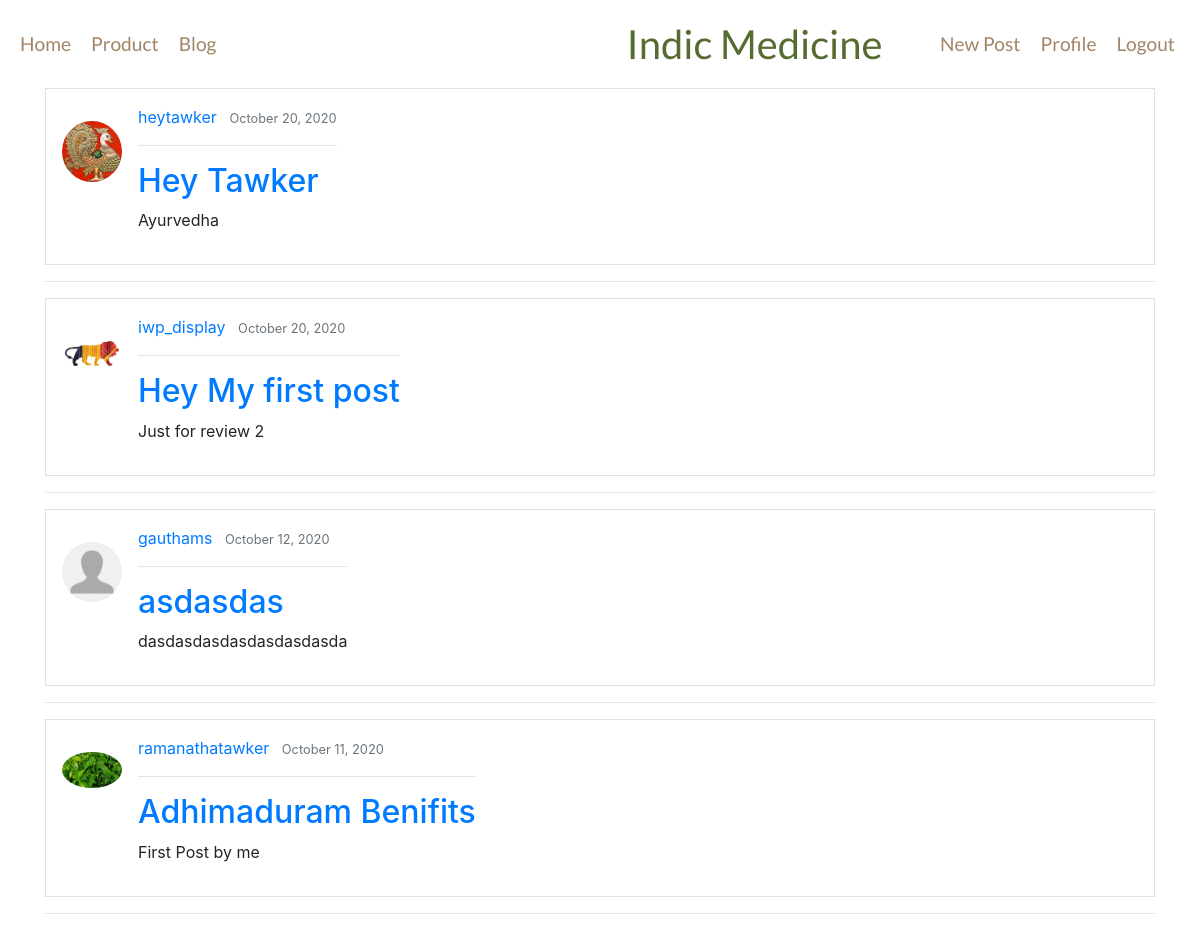
Page /blog/ (signed in) on the committed database.
### iwp_proj/models.py (models this page shows, shortened)
class Post(models.Model):
    title = models.CharField(max_length=100)
    content = models.TextField()
    date_posted = models.DateTimeField(default=timezone.now)
    author = models.ForeignKey(User,on_delete=models.CASCADE)

### users/models.py (models this page shows, shortened)
class Profile(models.Model):
    user = models.OneToOneField(User, on_delete=models.CASCADE)
    image = models.ImageField(default='default.jpg', upload_to='profile_pics')

### iwp_proj/views.py (the view)
# urls.py: path('blog/',PostListView.as_view(),name='blog'),
class PostListView(ListView):
    model = Post
    template_name = 'iwp_proj/blog.html'  # <app>/<model>_<viewtype>.html
    context_object_name = 'posts'
    ordering = ['-date_posted']

### iwp_proj/templates/iwp_proj/blog.html
{% extends 'base.html' %} {% load static %} {% block title %} Blog {% endblock title %}
{% block body %}
<br><br><br>
<div class="container" >
{% for post in posts %}
<div class="media border p-3">
<article class="media content-section">
    <img class="mr-3 mt-3 rounded-circle" style="width:60px;" src="{{ post.author.profile.image.url }}">
    <div class="media-body">
        <div class="article-metadata">
            <a class="mr-2" href="#">{{post.author}}</a>
            <small class="text-muted">{{post.date_posted|date:"F d, Y"}}</small>
        </div>
        <hr>
        <h2><a class="article-title" href="{% url 'post-detail' post.id %}">{{ post.title }}</a></h2>
        <p class="article-content">{{post.content}}</p>
    </div>
</article>
</div>
<hr>
{% endfor %}
</div>
{% endblock body%}

### rows in the picture
Post: author.profile.image (picture), author "heytawker", date_posted "October 20, 2020", title "Hey Tawker", content "Ayurvedha"
Post: author.profile.image (picture), author "iwp_display", date_posted "October 20, 2020", title "Hey My first post", content "Just for review 2"
Post: author.profile.image (placeholder picture), author "gauthams", date_posted "October 12, 2020", title "asdasdas", content "dasdasdasdasdasdasdasda"
Post: author.profile.image (picture), author "ramanathatawker", date_posted "October 11, 2020", title "Adhimaduram Benifits", content "First Post by me"
